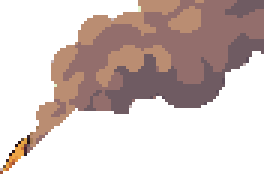
#> input picture hubgen/smoke/plume-wave16.png, 88 x 58 px (shown 3 times larger)
$ python build.py
#> lines starting #> are read from the running program, lines starting #| are printed output that depends on the picture; after the words box and inside, x2 and y2 are one past the last pixel; in counts of white or black regions, pixels touching at a corner belong together
"""The volcano plume, built not generated: three bubbly puffs rising in a seamless loop.

Ash's spec (2026-08-16): "3 big clouds stacked on top of each other slightly animated in a
loop like they're moving, slight evaporating at the top", very slow, not fast ugly shit.
~20 generations produced nothing usable, so the pixels come from art that already exists:
wave16's plume, the best smoke any wave painted, in the island's own palette.

Craft notes. A puff is NOT a circle (v1 stacked perfect circles and read mechanical) but a
cluster of overlapping discs, so the silhouette is lumpy. Its fill is sampled from the real
plume, so the internal banding and dithering are PixelLab's, not a gradient. Light comes from
the upper left per ART.md: a lighter crown, a darker underside, a hue-shifted rim, never a
black outline.

The loop is exact: one shape, three slots, and over one cycle every puff advances exactly one
slot while a newborn takes the bottom, so the last frame lands on the first. Frames are
written twice for a slow playback at the library's default fps.
"""
import math
import os
import shutil

from PIL import Image, ImageDraw, ImageFilter

HERE = os.path.dirname(os.path.abspath(__file__))
PLUME = os.path.join(HERE, "plume-wave16.png")
OUT = os.path.join(HERE, "plume3")

W, H = 56, 96          # canvas: tall enough for three slots plus the fade-out
BASE = 30              # the puff's own drawn size before per-slot scaling
FRAMES = 8
CRATER = (342, 40)     # wave23's crater mouth, where the plume stands for the preview

# the three resting slots, bottom to top: y centre and size. A puff grows as it climbs,
# the way real smoke spreads, and the top one thins out. The lowest slot sits ON the
# canvas floor and the newborn starts below it, half-clipped: the sprite is placed with
# its feet at the crater, so smoke has to be leaving the bottom edge or the plume reads
# as floating above the mountain (it did, first pass).
SLOT_Y = [86, 66, 44, 20, -6]
SLOT_S = [0.45, 0.68, 0.90, 1.08, 1.20]
BORN_Y = 100
BORN_S = 0.25
PUFFS = len(SLOT_Y) - 1     # bodies on screen, plus the newborn climbing in


def puff_mask(size: int) -> Image.Image:
    """A lumpy cloud silhouette: overlapping discs, never one circle."""
#> called with size = 30
    m = Image.new("L", (size, size), 0)
#> m: PIL image 30x30 L; every value is 0
    d = ImageDraw.Draw(m)
    c = size / 2
    # one body plus shoulders all the way round, radii and angles hand-picked so the
    # outline reads as bubbles rather than an arc, and never sits flat on its underside
    d.ellipse([c - size * 0.28, c - size * 0.24, c + size * 0.28, c + size * 0.24], fill=255)
    lobes = [
        (-0.24, -0.14, 0.21),
        (0.22, -0.18, 0.20),
        (0.00, -0.26, 0.23),
        (-0.28, 0.08, 0.18),
        (0.26, 0.06, 0.19),
        (-0.12, 0.20, 0.17),
        (0.14, 0.22, 0.16),
    ]
    for dx, dy, r in lobes:
        d.ellipse(
            [c + dx * size - r * size, c + dy * size - r * size,
             c + dx * size + r * size, c + dy * size + r * size],
            fill=255,
        )
    # a light blur then a hard threshold rounds the joins without softening the edge:
    # the silhouette stays one crisp pixel boundary, which is what keeps it pixel art
    m = m.filter(ImageFilter.GaussianBlur(size * 0.05))
    return m.point(lambda v: 255 if v > 128 else 0)
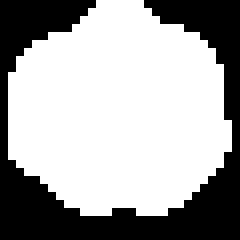
#> returned value: PIL image 30x30 L (shown 8 times larger); 65% white; 1 black region, box (x1, y1, x2, y2) and area: (0, 0, 30, 30) 315


def sampled_fill(size: int) -> Image.Image:
    """Real plume pixels, lifted toward smoke.

    Straight from the painting the puffs read as brown rock: the plume's own pixels are
    dark and warm because they sit against a bright sky, while a puff drawn OVER the
    island has to separate from the cone behind it. So the sample is pulled most of the
    way to a pale warm gray, keeping PixelLab's banding as the texture underneath.
    """
#> called with size = 30
    src = Image.open(PLUME).convert("RGBA")
#> src is the input picture: PIL image 88x58 RGBA; mean R, G, B, A 64.4, 49.2, 45.8, 109.9
    crop = src.crop((40, 4, 40 + 36, 4 + 36)).resize((size, size), Image.NEAREST)
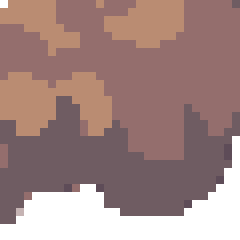
#> crop: PIL image 30x30 RGBA (shown 8 times larger); mean R, G, B, A 119, 91.7, 88.2, 212.5; transparent parts drawn white
    px = crop.load()
    for y in range(size):
        for x in range(size):
            r, g, b, a = px[x, y]
            lum = (r * 0.35 + g * 0.4 + b * 0.25)
            # toward a warm gray, and lifted well above the cone's value
            r = int(lum * 0.35 + 205 * 0.65)
            g = int(lum * 0.35 + 199 * 0.65)
            b = int(lum * 0.35 + 198 * 0.65)
            px[x, y] = (min(255, r), min(255, g), min(255, b), a)
    return crop


def build_puff(size: int) -> Image.Image:
    m = puff_mask(size)
    fill = sampled_fill(size)
    out = Image.new("RGBA", (size, size), (0, 0, 0, 0))
#> out: PIL image 30x30 RGBA; every value is 0
    out.paste(fill, (0, 0), m)
    px = out.load()
    mp = m.load()

    # light from the upper left: crown lifted, underside sunk, and a hue-shifted rim
    # (never black, per the style rules)
    for y in range(size):
        for x in range(size):
            if not mp[x, y]:
                continue
            r, g, b, a = px[x, y]
            if a == 0:
                continue
            # how far into the blob this pixel sits, along the light axis
            k = ((x + y) / (2 * size)) - 0.5           # -0.5 upper-left .. +0.5 lower-right
            f = 1.0 - k * 0.34
            r = min(255, int(r * f))
            g = min(255, int(g * f))
            b = min(255, int(b * f))
            # the rim: any pixel whose lower-right neighbour is empty gets a cooler,
            # slightly deeper edge so the puff reads round without an outline pass
            edge = (x + 1 >= size or not mp[x + 1, y]) or (y + 1 >= size or not mp[x, y + 1])
            if edge:
                r, g, b = int(r * 0.86), int(g * 0.87), int(b * 0.92)
            px[x, y] = (r, g, b, a)
    return out


def main():
    os.makedirs(OUT, exist_ok=True)
    for f in os.listdir(OUT):
        os.remove(os.path.join(OUT, f))

    puff = build_puff(BASE)
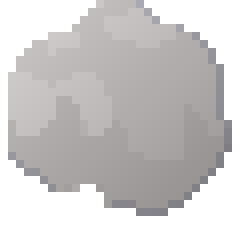
#> puff: PIL image 30x30 RGBA (shown 8 times larger); mean R, G, B, A 113, 110.5, 110.4, 160.9; transparent parts drawn white
    frames = []
    for f in range(FRAMES):
        t = f / FRAMES
        fr = Image.new("RGBA", (W, H), (0, 0, 0, 0))
        # four bodies on screen at once: the newborn climbing into slot 0, and the three
        # that occupy slots 0..2, each sliding toward the slot above it
        for k in range(-1, PUFFS):
            y0 = SLOT_Y[k] if k >= 0 else BORN_Y
            s0 = SLOT_S[k] if k >= 0 else BORN_S
            y1, s1 = SLOT_Y[k + 1], SLOT_S[k + 1]
            y = y0 + (y1 - y0) * t
            s = s0 + (s1 - s0) * t
            size = max(3, round(BASE * s))
            p = puff.resize((size, size), Image.NEAREST)
            # alpha: the newborn fades in, the top one evaporates, the middle rides full
            a = 1.0
            if k == -1:
                a = min(1.0, t * 1.6)      # the newborn is solid as soon as it clears the rim
            elif k == PUFFS - 1:
                a = 1.0 - t * t            # the top holds, then lets go: evaporation, not a dimmer
            if a < 1.0:
                p.putalpha(p.getchannel("A").point(lambda v, a=a: int(v * a)))
            # a lazy sideways drift, the same on every cycle so the loop stays exact
            drift = math.sin((y / H) * 3.14159 * 2) * 2.0
            fr.alpha_composite(p, (round(W / 2 + drift - size / 2), round(y - size / 2)))
        fr.save(os.path.join(OUT, f"{f}.png"))
        frames.append(fr)
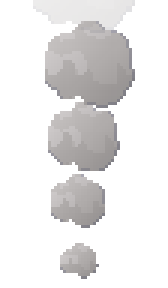
#> fr: PIL image 56x96 RGBA (shown 3 times larger); mean R, G, B, A 53.8, 52.6, 52.5, 70.9; transparent parts drawn white
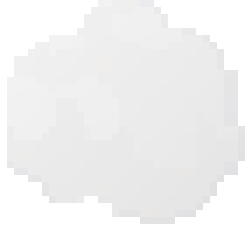
#> p: PIL image 36x36 RGBA (shown 7 times larger); mean R, G, B, A 113.3, 110.8, 110.7, 37.5; transparent parts drawn white
#> after the loop, frames = 8 items

    # a contact sheet at 2x for the eye
    strip = Image.new("RGBA", (W * FRAMES + FRAMES * 2, H), (18, 18, 22, 255))
    for i, fr in enumerate(frames):
        strip.alpha_composite(fr, (i * (W + 2), 0))
#> this loop made 8 passes
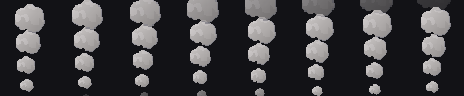
#> strip: PIL image 464x96 RGBA; mean R, G, B, A 60.8, 59.7, 62.6, 255
    strip.resize((strip.width * 2, strip.height * 2), Image.NEAREST).save(
        os.path.join(HERE, "_strip-2x.png")
    )
    # and one still, big, to judge a single puff's craft
    frames[3].resize((W * 4, H * 4), Image.NEAREST).save(os.path.join(HERE, "_still-4x.png"))
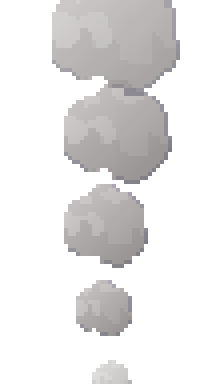
#> saved as _still-4x.png: PIL image 224x384 RGBA; mean R, G, B, A 53.6, 52.4, 52.3, 73.5; transparent parts drawn white

    # the only test that counts: the plume standing on the real crater, at the size the
    # game will draw it, on the painting it belongs to
#> (the run stopped early here; a loop or call above may not have finished)
